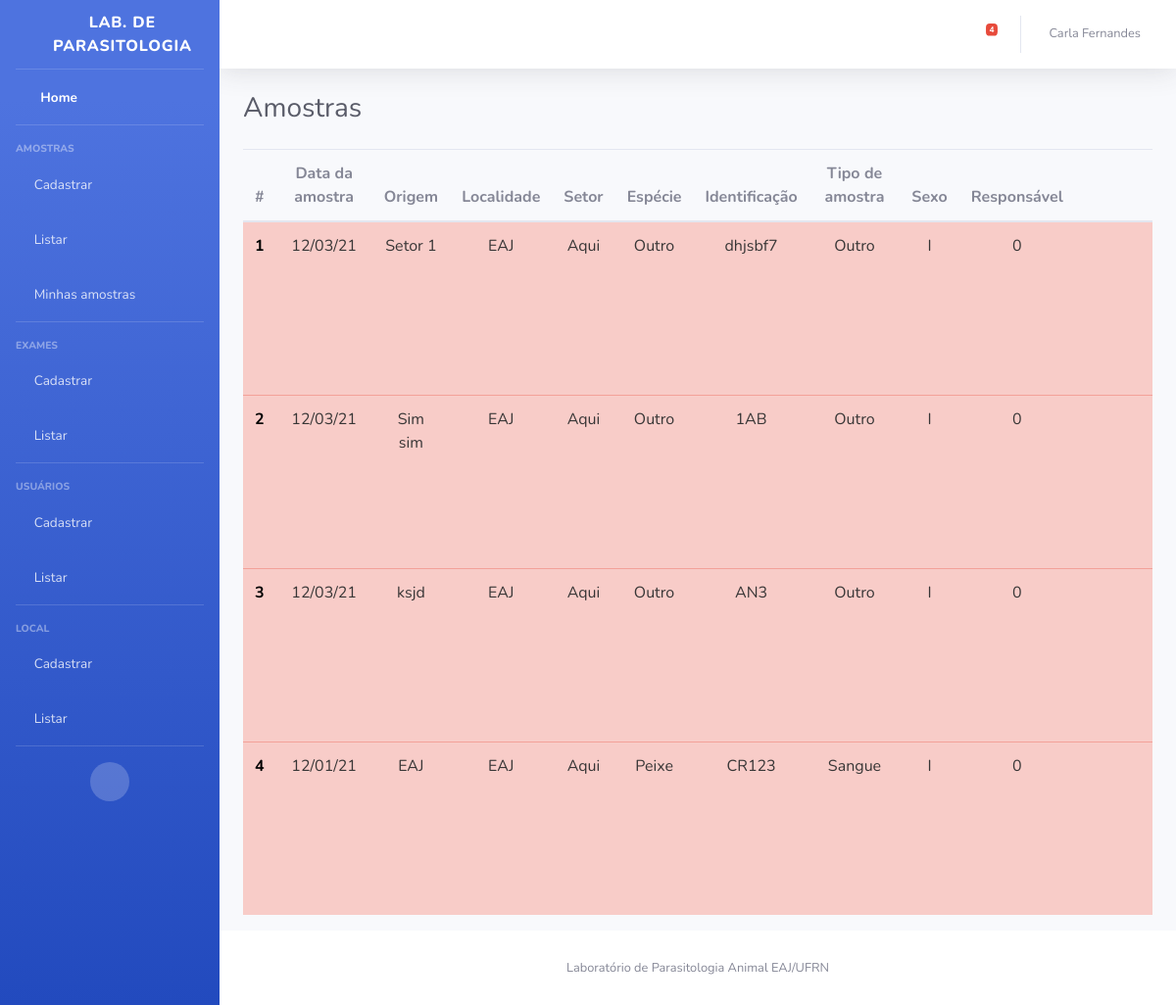
The page / (signed in) on the database as committed earlier.
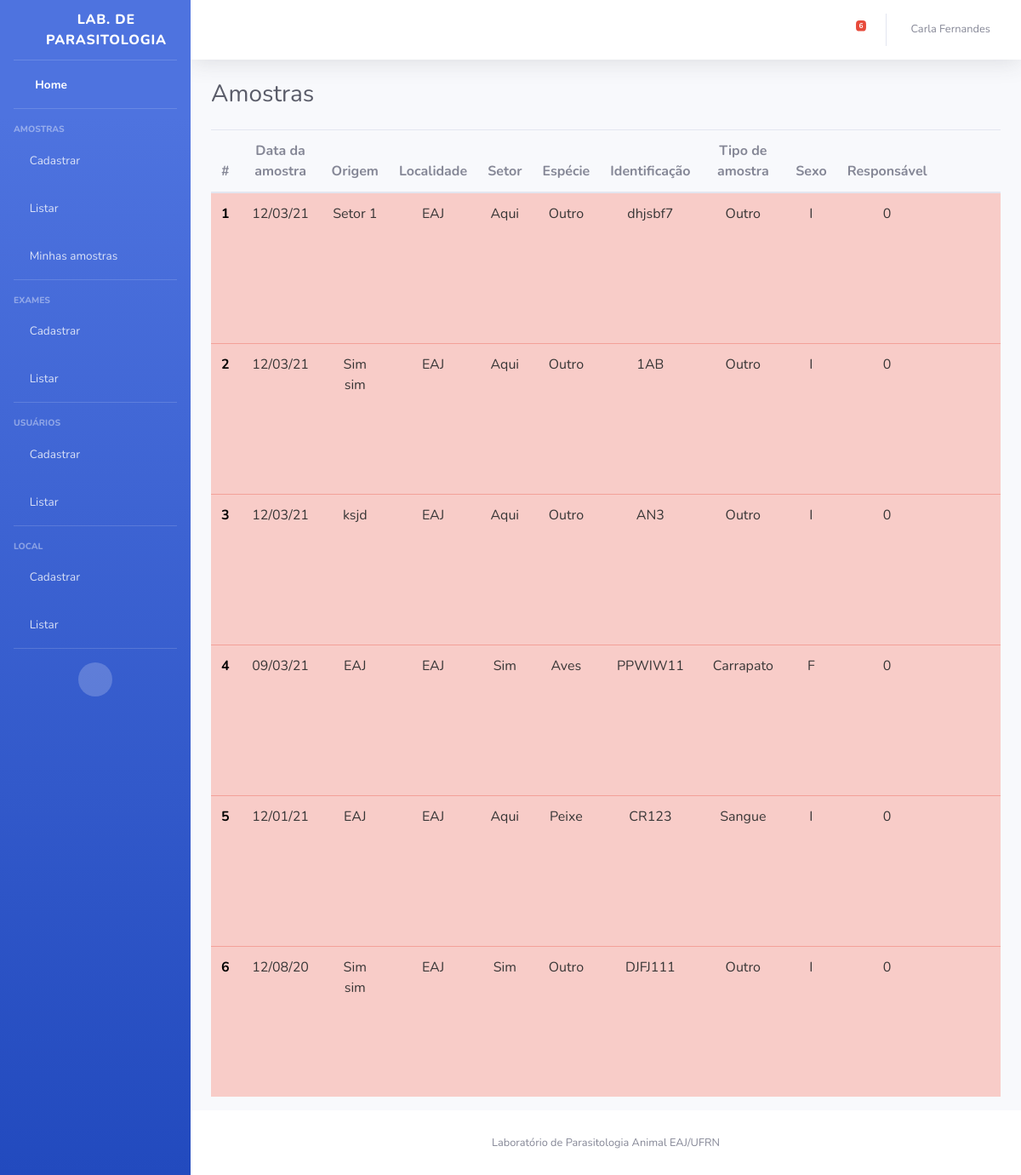
The same page on the database as committed later.
### Amostra/models.py (models this page shows, shortened)
class Amostra(models.Model):
    identificacao = models.CharField(max_length=10)
    origem = models.CharField(max_length=200)
    responsavel = models.ForeignKey(User, on_delete=models.CASCADE, null = True, related_name='amostras')
    localidade = models.ForeignKey(Local, on_delete=models.CASCADE, null = True, related_name='local')
    setor = models.CharField(max_length=200)
    data_coleta = models.DateField(default=date.today)
    tipo_amostra = models.CharField(max_length=2, choices=TIPOS_AMOSTRA, default='OU')
    especie_animal = models.CharField(max_length=2, choices=ESPECIES_ANIMAIS,default='OU')
    sexo_animal = models.CharField(max_length=1, choices=SEXO, default='I')
    status = models.BooleanField(default=True)
    exames = models.ManyToManyField(Exame, through='RealizacaoExame')
    created_at = models.DateField(default=date.today, null=True, blank=True)
    class Meta:
        ordering = ['-data_coleta','origem','localidade','setor','especie_animal','identificacao','tipo_amostra']

### Local/models.py (models this page shows)
class Local(models.Model):
    nome = models.CharField(max_length=200)
    def __str__(self):
        return self.nome

### Amostra/views.py (the view)
# urls.py: path('', views.listar_amostras, name='listar'),
@login_required
def listar_amostras(request):
    amostras = Amostra.objects.filter(status = True)
    quinze = date.today() - timedelta(days=15)
    dez = date.today() - timedelta(days=10)
    context = {'lista_amostras': amostras, 'titulo': "Amostras", 'amostrasUsuario': False,
               'finalizadas': False, 'paginaRetorno': 'Amostra:listar','quinze':quinze,'dez':dez}
    return render(request, 'Amostra/listar.html', context)

### Amostra/context_processors.py (called while the page is built)
def amostras_pendentes(request):
    if (request.user.is_authenticated):
        amostras = Amostra.objects.filter(
            responsavel=request.user, status=True,
            data_coleta__lte = date.today()- timedelta(days=10))
    else:
        amostras = Amostra.objects.filter(
            status=True,
            data_coleta__lte = date.today()- timedelta(days=10))
    return {
        'amostras_pendentes_count': amostras.count(),
        'amostras_pendentes': amostras.order_by('data_coleta')
    }

### templates/Amostra/listar.html (shortened to what this page needs)
{% extends "base.html" %}
{% block arquivos_js_css %}
{% load static %}
{% endblock %}
{% block titulo %}
{{ titulo }}
{% endblock %}
{% block content %}
	{% if lista_amostras %}
        <table id="amostraDT" class="table" cellspacing="0" width="100%">
          <thead >
            <th scope="col">#</th>
            <th><center>Data da amostra</center></th>
            <th><center>Origem</center></th>
            <th><center>Localidade</center></th>
            <th><center>Setor</center></th>
            <th><center>Espécie</center></th>
            <th><center>Identificação</center></th>
            <th><center>Tipo de amostra</center></th>
            <th><center>Sexo</center></th>
            <th><center>Responsável</center></th>
            <th></th>
          </thead>
            <tbody>
          {% for amostra in lista_amostras %}
                  {% if amostra.created_at <= dez and amostra.created_at > quinze %}
                  <tr class="table-warning">
                  {% elif amostra.created_at <= quinze %}
                  <tr class="table-danger">
                  {% else %}
                  <tr>
                  {% endif %}
                  <th scope="row"><font color="black"> <center>{{ forloop.counter }}</center></font></th>
                  <td><font color=#383636><center>{{ amostra.data_coleta|date:"d/m/y" }}</center></font></td>
                  <td><font color=#383636><center>{{ amostra.origem }}</center></font></td>
                  <td><font color=#383636><center>{{ amostra.localidade }}</center></font></td>
                  <td><font color=#383636><center>{{ amostra.setor }}</center></font></td>
                  <td><font color=#383636><center>{{ amostra.get_especie_animal_display }}</center></font></td>
                  <td><font color=#383636><center>{{ amostra.identificacao }}</center></font></td>
                  <td><font color=#383636><center>{{ amostra.get_tipo_amostra_display }}</center></font></td>
                  <td><font color=#383636><center>{{ amostra.sexo_animal }}</center></font></td>
                  <td><font color=#383636><center>{{ amostra.exames.count }}</center></font></td>
                  <td>
                      <a href="{% url 'amostra:detalhes' pk=amostra.pk %}" class="btn btn-primary-outline" data-toggle="tooltip" title="Detalhes">
                        <i class="fa fa-search" aria-hidden="true" style="color:#165d08"></i>
                      </a>
                      {% if not finalizadas  %}
                          {% if user.is_superuser or amostrasUsuario or amostra.responsavel.pk == user.pk %}
                                <a href="{% url 'amostra:editar' pk=amostra.pk %}?next={{ request.path }}" class="btn btn-warning-outline"
                                        data-toggle="tooltip" title="Editar">
                                    <i class="fas fa-pencil-alt" style="color:blue"></i>
                                </a>
                                <a href="" class="btn btn-danger-outline" data-toggle="modal" data-target="#fm-modal-grid-{{amostra.pk}}"
                                        data-tt="tooltip" title="Deletar">
                                    <i class="fa fa-trash" aria-hidden="true" style="color:black"></i>
                                </a>
                                <a href="" class="btn btn-danger-outline" data-toggle="modal" data-target="#mudar-status-{{amostra.pk}}"
                                    data-tt="tooltip" title="Finalizar amostra">
                                    <i class="fas fa-times-circle" aria-hidden="true" style="color:red"></i>
                                </a>
                        {% endif %}
                      {% endif %}
                  </td>
              </tr>
          {% endfor %}
          </tbody>
        </table>
      {% else %}
        <p>Não há amostras cadastradas!</p>
      {% endif %}
{% endblock %}

### templates/base.html (shortened to what the changed rows need)
<!DOCTYPE html>
<html lang="en">
{% load static %}
<head>
  <link href="{% static 'vendor/fontawesome-free/css/all.min.css' %}" rel="stylesheet" type="text/css">
  <link rel="stylesheet" type="text/css" href="{% static 'css/sb-admin-2.css' %}" />
</head>
<body id="page-top">
  <div id="wrapper">
     {% if user.is_authenticated %}
    <ul class="navbar-nav bg-gradient-primary sidebar sidebar-dark accordion" id="accordionSidebar">
      <a class="sidebar-brand d-flex align-items-center justify-content-center" href="{% url 'home:home' %}">
        <div class="sidebar-brand-icon rotate-n-15">
          <i class="fas fa-microscope"></i>
        </div>
        <div class="sidebar-brand-text mx-3">Lab. de Parasitologia</div>
      </a>
      <hr class="sidebar-divider my-0">
      <li class="nav-item active">
        <a class="nav-link" href="{% url 'amostra:home' %}">
          <i class="fas fa-fw fa-tachometer-alt"></i>
          <span>Home</span></a>
      </li>
      <hr class="sidebar-divider">
      <div class="sidebar-heading">
        Amostras
      </div>
      <li class="nav-item">
        <a class="nav-link collapsed" href="{% url 'amostra:adicionar' %}">
          <i class="fas fa-plus"></i>
          <span>Cadastrar</span>
        </a>
      </li>
      <li class="nav-item">
        <a class="nav-link collapsed" href="{% url 'amostra:listar' %}">
          <i class="fas fa-vials"></i>
          <span>Listar</span>
        </a>
      </li>
      <li class="nav-item">
        <a class="nav-link collapsed" href="{% url 'amostra:listarAmostraUser' pk=user.pk %}">
          <i class="fas fa-vial"></i>
          <span>Minhas amostras</span>
        </a>
      </li>
      <hr class="sidebar-divider">
      <div class="sidebar-heading">
        Exames
      </div>
      {% if user.is_superuser %}
      <li class="nav-item">
        <a class="nav-link collapsed" href="{% url 'exame:cadastrar' %}">
          <i class="fas fa-plus"></i>
          <span>Cadastrar</span>
        </a>
      </li>
      <li class="nav-item">
        <a class="nav-link collapsed" href="{% url 'exame:ListarExame' %}">
          <i class="fas fa-clipboard-list"></i>
          <span>Listar</span>
        </a>
      </li>
       <hr class="sidebar-divider">
       <div class="sidebar-heading">
        Usuários
      </div>
      <li class="nav-item">
        <a class="nav-link collapsed" href="{% url 'usuario:cadastrar' %}">
          <i class="fas fa-plus"></i>
          <span>Cadastrar</span>
        </a>
      </li>
      <li class="nav-item">
        <a class="nav-link collapsed" href="{% url 'usuario:listar' %}">
          <i class="fas fa-users"></i>
          <span>Listar</span>
        </a>
      </li>
       <hr class="sidebar-divider">
      <div class="sidebar-heading">
        Local
      </div>
      <li class="nav-item">
        <a class="nav-link collapsed" href="{% url 'local:cadastrarLocal' %}">
          <i class="fas fa-plus"></i>
          <span>Cadastrar</span>
        </a>
      </li>
      <li class="nav-item">
        <a class="nav-link collapsed" href="{% url 'local:listarLocal' %}">
          <i class="fa fa-clipboard-list"></i>
          <span>Listar</span>
        </a>
      </li>
      {% endif %}
      <hr class="sidebar-divider d-none d-md-block">
      <div class="text-center d-none d-md-inline">
        <button class="rounded-circle border-0" id="sidebarToggle"></button>
      </div>
    </ul>
    <div id="content-wrapper" class="d-flex flex-column">
      <div id="content">
        <nav class="navbar navbar-expand navbar-light bg-white topbar mb-4 static-top shadow">
          <ul class="navbar-nav ml-auto">
            <li class="nav-item dropdown no-arrow mx-1">
              <a class="nav-link dropdown-toggle" href="#" id="alertsDropdown" role="button" data-toggle="dropdown" aria-haspopup="true" aria-expanded="false">
                <i class="fas fa-bell fa-fw"></i>
                <span class="badge badge-danger badge-counter">{{ amostras_pendentes_count }}</span>
              </a>
            </li>
            <li class="nav-item dropdown no-arrow">
              <a class="nav-link dropdown-toggle" href="#" id="userDropdown" role="button" data-toggle="dropdown" aria-haspopup="true" aria-expanded="false">
                <span class="mr-2 d-none d-lg-inline text-gray-600 small">{{user.first_name}} {{user.last_name}}</span>
              </a>
            </li>
          </ul>
        </nav>
        {% endif %}
        <div class="container-fluid">
          <div class="d-sm-flex align-items-center justify-content-between mb-4">
            <h1 class="h3 mb-0 text-gray-800">
              {% block titulo %}
              {% endblock %}
            </h1>
          </div>
          {% block content %}{% endblock %}
        </div>
      </div>
    </div>
  </div>
</body>
</html>

Rows that differ between the two databases and show on the page:
added Amostra: data_coleta "09/03/21", origem "EAJ", localidade "EAJ", setor "Sim", especie_animal "Aves", identificacao "PPWIW11", tipo_amostra "Carrapato", sexo_animal "F", exames.count "0"
added Amostra: data_coleta "12/08/20", origem "Sim sim", localidade "EAJ", setor "Sim", especie_animal "Outro", identificacao "DJFJ111", tipo_amostra "Outro", sexo_animal "I", exames.count "0"
Other text that changed with them:
{{ amostras_pendentes_count }}: "4" → "6"
